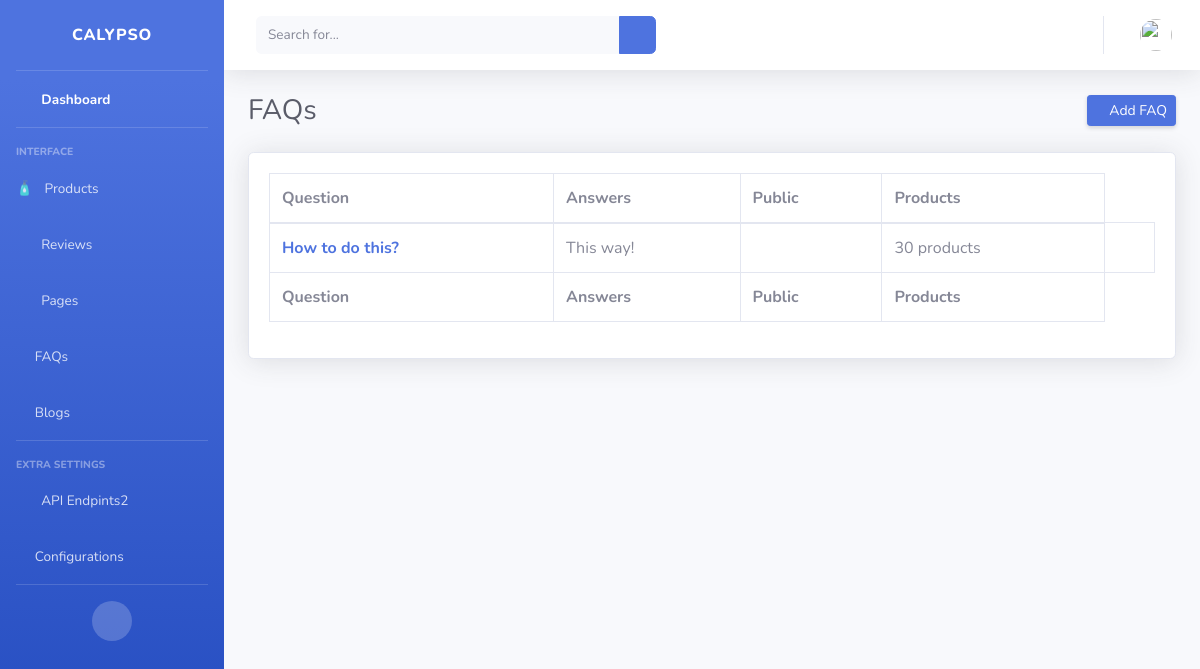
The app's page /dashboard/faqs/ (signed in), older data.
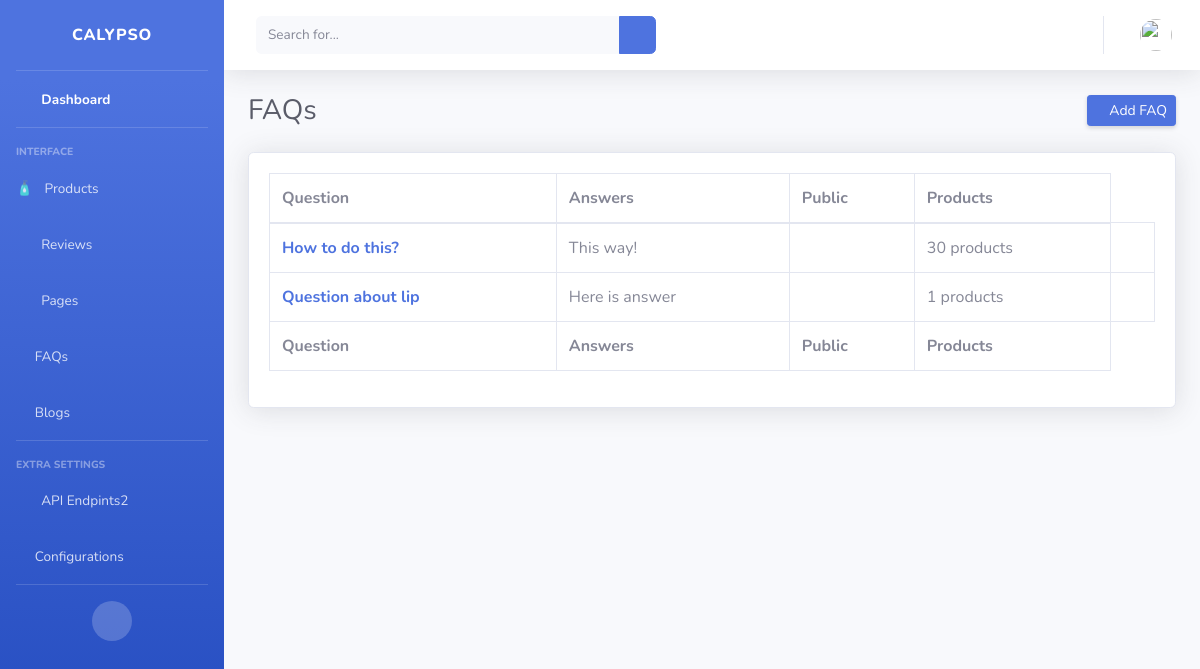
The same page, newer data.
### faq/models.py (models this page shows, shortened)
class Faq(models.Model):
    question = models.CharField(max_length=450)
    answer = models.TextField(blank=True, null=True)
    public = models.BooleanField(default=True)
    product = models.ManyToManyField('product.Product', blank=True, related_name="faqs")
    class Meta:
        ordering = ["pk"]

### dashboard/views.py (the view)
# urls.py: path('faqs/', views.FaqList.as_view(), name="faqs"),
class FaqList(StaffRequiredMixin, ListView):
    model = Faq
    context_object_name = 'faqs'
    template_name = 'dashboard/faqs/list.html'

### dashboard/views.py (called while the page is built)
    def test_func(self):
        return self.request.user.is_staff

### templates/dashboard/faqs/list.html
{% extends "dashboard/admin-base.html" %} {% load static %}
{% block content %}
<div class="container-fluid">
  <div class="d-sm-flex align-items-center justify-content-between mb-4">
    <h1 class="h3 mb-0 text-gray-800">FAQs</h1>
    <div>
      <a
        href="{% url "dashboard:faq-create" %}"
        class="d-none d-sm-inline-block btn btn-sm btn-primary shadow-sm"
      >
        <i class="fas fa-download fa-sm text-white-50"></i>
        Add FAQ
      </a>
    </div>
  </div>
  <div class="card shadow mb-4">
    <div class="card-body">
      <div class="table-responsive">
        <table
          class="table table-bordered table-hover"
          id="dataTable"
          width="100%"
          cellspacing="0"
        >
          <thead>
            <tr>
              <th scope="col">Question</th>
              <th scope="col">Answers</th>
              <th scope="col">Public</th>
              <th scope="col">Products</th>
            </tr>
          </thead>
          <tfoot>
            <tr>
              <th scope="col">Question</th>
              <th scope="col">Answers</th>
              <th scope="col">Public</th>
              <th scope="col">Products</th>
            </tr>
          </tfoot>
          <tbody>
            {% for faq in faqs %}
            <tr>
              <th scope="row"><a href="{% url "dashboard:faq-edit" faq.pk %}">{{ faq.question  }}</a></th>
              <td>{{ faq.answer  }}</td>
              <td>
                {% if faq.public %}
                <i class="text-success fas fa-check-circle"></i>
                {% else %}
                    <i class="text-warning fas fa-times-circle"></i>
                {% endif%}
              </td>
              <td>{{ faq.product.count }} products</td>
              <td>
            </td>
            </tr>
            {% endfor %}
          </tbody>
        </table>
      </div>
    </div>
  </div>
</div>
{% endblock %}

Row changes from the older to the newer data that the page shows:
added Faq: question "Question about lip", answer "Here is answer", public True (drawn), product.count "1"
